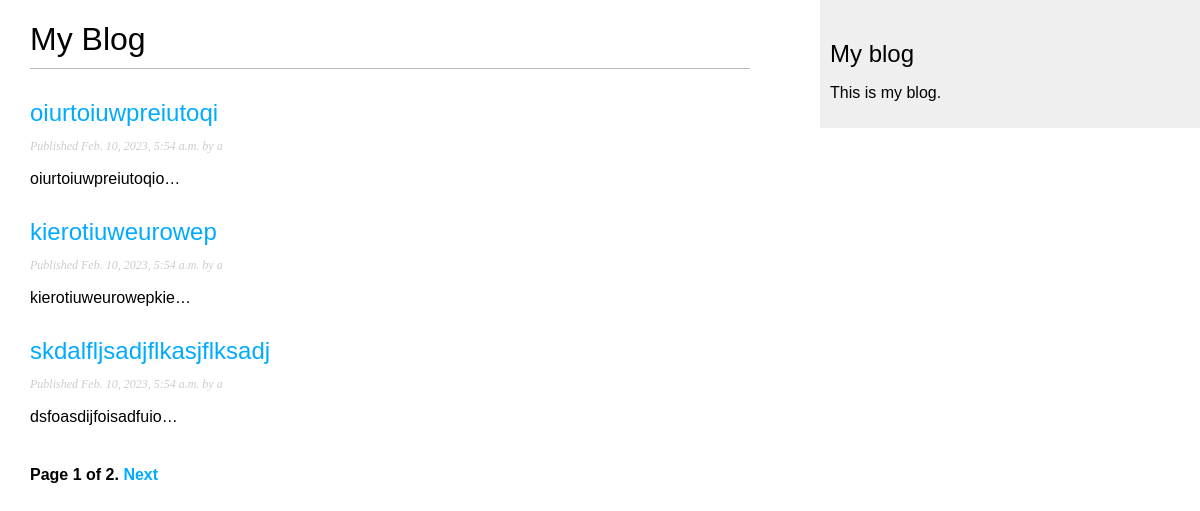
Screenshot of /blog/ with the database file from the repository.
### blog/models.py (models this page shows, shortened)
class Post(models.Model):
    class Status(models.TextChoices):
        DRAFT = 'DF', 'Draft'
        PUBLISHED = 'PB', 'Published'
    title = models.CharField(max_length=250)
    slug = models.SlugField(max_length=250, unique_for_date='publish')
    body = models.TextField()
    author = models.ForeignKey(User, on_delete=models.CASCADE, related_name='blog_posts')
    publish = models.DateTimeField(default=timezone.now)
    created = models.DateTimeField(auto_now_add=True)
    updated = models.DateTimeField(auto_now=True)
    status = models.CharField(max_length=2,
                              choices=Status.choices,
                              default=Status.DRAFT)
    objects = models.Manager()  # the default manager
    published = PublishManager()  # the customer manager
    class Meta:
        ordering = ['-publish']
        indexes = [
            models.Index(fields=['-publish'])
        ]
    def get_absolute_url(self):
        return reverse('blog:post_detail', args=[self.publish.year,
                                                 self.publish.month,
                                                 self.publish.day,
                                                 self.slug
                                                 ])  # don't forget that the id is generated automatically, if you didn't specify a primary key.

### blog/views.py (the view)
# urls.py: path('', views.PostListView.as_view(), name='post_list'),
class PostListView(ListView):
    queryset = Post.published.all()
    context_object_name = 'posts'  # Used for passing parameters to the modle
    paginate_by = 3
    template_name = 'blog/post/list.html'

### blog/templates/blog/post/list.html (shortened to what this page needs)
{% extends "blog/base.html" %}
{% block content %}
  <h1>My Blog</h1>
  {% for post in posts %}
    <h2>
      <a href="{{ post.get_absolute_url }}">
        {{ post.title }}
      </a>
    </h2>
    <p class="date">
      Published {{ post.publish }} by {{ post.author }}
    </p>
    {{ post.body|truncatechars:20|linebreaks }}
    {% endfor %}
    {% include "pagination.html" with page=page_obj %}
{% endblock %}

### blog/static/css/blog.css (style rules this page uses)
body { margin:0; padding:0; font-family:helvetica, sans-serif; }
a { color:#00abff; text-decoration:none; }
h1 { font-weight:normal; border-bottom:1px solid #bbb; padding:0 0 10px 0; }
h2 { font-weight:normal; margin:30px 0 0; }
p.date { color:#ccc; font-family: georgia, serif; font-size: 12px; font-style: italic; }

### rows the page displays
Post: title "oiurtoiuwpreiutoqi", publish "Feb. 10, 2023, 5:54 a.m.", author "a", body "oiurtoiuwpreiutoqio…"
Post: title "kierotiuweurowep", publish "Feb. 10, 2023, 5:54 a.m.", author "a", body "kierotiuweurowepkie…"
Post: title "skdalfljsadjflkasjflksadj", publish "Feb. 10, 2023, 5:54 a.m.", author "a", body "dsfoasdijfoisadfuio…"

### other values shown
{{ page.number }} "1"
{{ page.paginator.num_pages }} "2"
